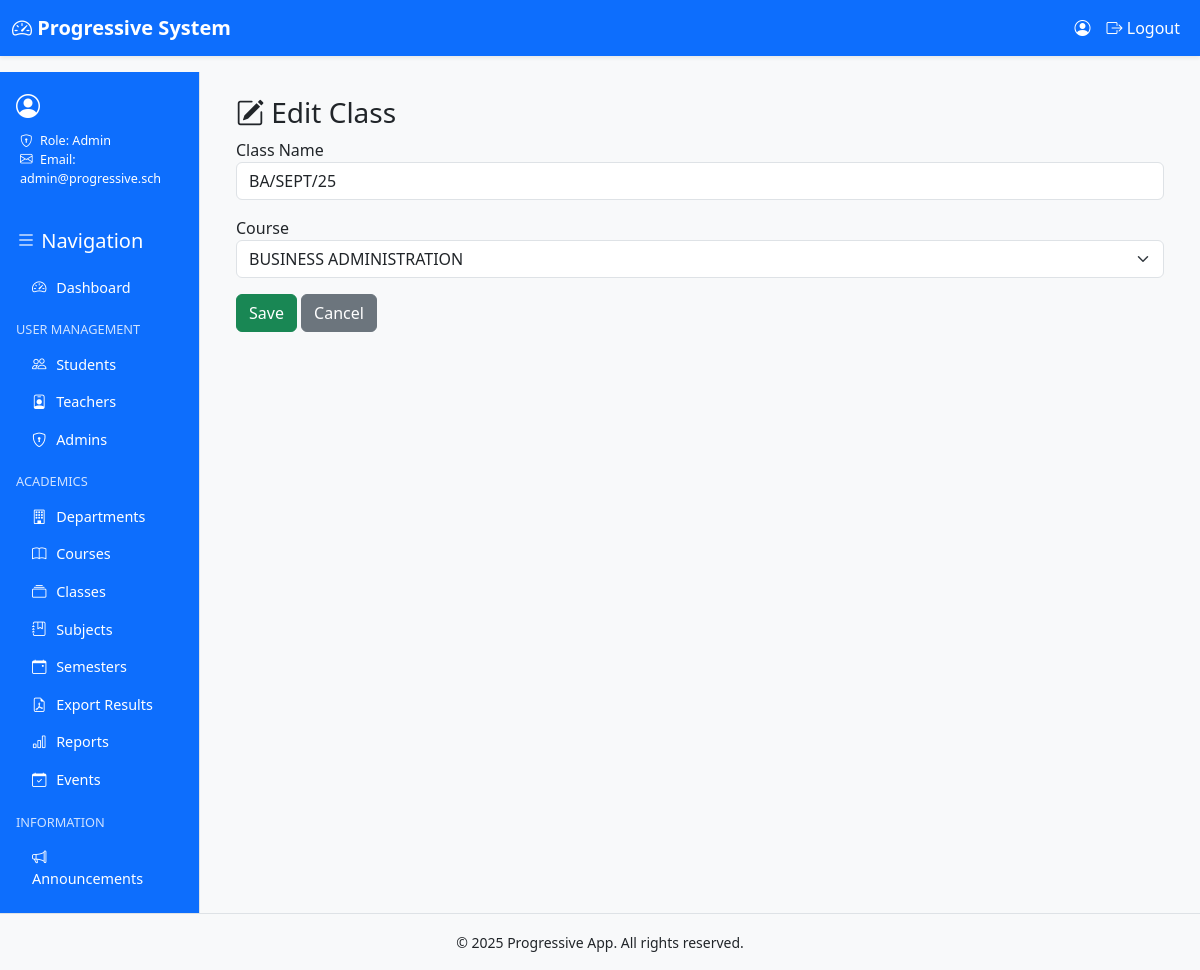
Page /classes/1/edit/ (signed in) on the committed database.
### progressive_app/models.py (models this page shows, shortened)
class User(AbstractUser):
    ROLE_CHOICES = [
        ("admin", "Admin"),
        ("teacher", "Teacher"),
        ("student", "Student"),
    ]
    role = models.CharField(max_length=20, choices=ROLE_CHOICES)
    admission_number = models.CharField(max_length=20, blank=True, null=True, unique=True)
    department = models.ForeignKey("Department", on_delete=models.SET_NULL, null=True, blank=True)
    course = models.ForeignKey("Course", on_delete=models.SET_NULL, null=True, blank=True)
    school_class = models.ForeignKey("SchoolClass", on_delete=models.SET_NULL, null=True, blank=True)
    semester = models.ForeignKey("Semester", on_delete=models.SET_NULL, null=True, blank=True)

class SchoolClass(models.Model):
    name = models.CharField(max_length=100)
    course = models.ForeignKey(Course, on_delete=models.CASCADE, related_name="classes")

class Course(models.Model):
    name = models.CharField(max_length=100)
    department = models.ForeignKey(Department, on_delete=models.CASCADE, related_name="courses")

### progressive_app/views.py (the view, shortened to what this page needs)
# urls.py: path("classes/<int:pk>/edit/", views.class_edit, name="class_edit"),
@login_required
def class_edit(request, pk):
    if not require_role(request.user, ["admin"]):
        return forbid_or_redirect_login(request)
    school_class = get_object_or_404(SchoolClass, pk=pk)
    return render(request, "admin/class_form.html", {
        "form_title": "Edit Class",
        "school_class": school_class,
        "courses": Course.objects.order_by("name"),
    })

### progressive_app/views.py (called while the page is built)
def require_role(user, allowed_roles):
    return user.is_authenticated and user.role in allowed_roles

### progressive_app/templates/admin/class_form.html (shortened to what this page needs)
{% extends 'base.html' %}
{% block content %}
<div class="container">
  <h3><i class="bi bi-pencil-square"></i> {{ form_title }}</h3>
  <form method="post">{% csrf_token %}
    <div class="mb-3">
      <label>Class Name</label>
      <input type="text" name="name" value="{{ school_class.name }}" class="form-control">
    </div>
    <div class="mb-3">
      <label>Course</label>
      <select name="course" class="form-select">
        {% for c in courses %}
        <option value="{{ c.id }}" {% if school_class.course and school_class.course.id == c.id %}selected{% endif %}>{{ c.name }}</option>
        {% endfor %}
      </select>
    </div>
    <button class="btn btn-success">Save</button>
    <a href="{% url 'progressive_app:classes_list' %}" class="btn btn-secondary">Cancel</a>
  </form>
</div>
{% endblock %}

### progressive_app/templates/base.html (shortened to what this page needs)
{% load static %}
<!doctype html>
<html lang="en">
  <head>
    <link href="https://cdn.jsdelivr.net/npm/bootstrap@5.3.2/dist/css/bootstrap.min.css" rel="stylesheet">
    <link href="https://cdn.jsdelivr.net/npm/bootstrap-icons@1.11.1/font/bootstrap-icons.css" rel="stylesheet">
    <link rel="stylesheet" href="{% static 'css/theme.css' %}">
  </head>
<body class="d-flex flex-column min-vh-100">
    <nav class="navbar navbar-expand-lg shadow-sm bg-light">
      <div class="container-fluid">
        <a class="navbar-brand" href="{% url 'progressive_app:dashboard' %}">
          <i class="bi bi-speedometer2"></i> Progressive System
        </a>
        <div class="collapse navbar-collapse" id="navbarNav">
          <ul class="navbar-nav ms-auto">
            {% if user.is_authenticated %}
              <li class="nav-item">
                <span class="nav-link">
                  <i class="bi bi-person-circle"></i> {{ user.first_name }} {{ user.last_name }}
                </span>
              </li>
              <li class="nav-item">
                <a class="nav-link text-warning" href="{% url 'progressive_app:logout' %}">
                  <i class="bi bi-box-arrow-right"></i> Logout
                </a>
              </li>
            {% else %}
              <li class="nav-item">
                <a class="nav-link" href="{% url 'progressive_app:login' %}">
                  <i class="bi bi-box-arrow-in-right"></i> Login
                </a>
              </li>
            {% endif %}
          </ul>
        </div>
      </div>
    </nav>
   <div class="container-fluid flex-grow-1">
      <div class="row min-vh-100">
        <div class="col-md-3 col-lg-2 sidebar bg-primary text-white p-3 d-flex flex-column">
          <div class="profile-box mb-4">
            <div class="d-flex align-items-center mb-2">
              <i class="bi bi-person-circle fs-4 me-2"></i>
            </div>
            <ul class="list-unstyled small ms-1">
              {% if user.role == 'student' %}
                <li><i class="bi bi-card-list me-1"></i> Admission: {{ user.admission_number }}</li>
                <li><i class="bi bi-collection me-1"></i> Class: {{ user.school_class.name }}</li>
                <li><i class="bi bi-building me-1"></i> Department: {{ user.department.name }}</li>
                <li><i class="bi bi-journal-bookmark me-1"></i> Course: {{ user.course.name }}</li>
              {% elif user.role == 'teacher' %}
                <li><i class="bi bi-building me-1"></i> Department: {{ user.department.name }}</li>
                <li><i class="bi bi-envelope me-1"></i> Email: {{ user.email }}</li>
              {% elif user.role == 'admin' %}
                <li><i class="bi bi-shield-lock me-1"></i> Role: Admin</li>
                <li><i class="bi bi-envelope me-1"></i> Email: {{ user.email }}</li>
              {% endif %}
            </ul>
          </div>
          <h5 class="mb-3"><i class="bi bi-list"></i> Navigation</h5>
          <div class="list-group list-group-flush flex-grow-1">
            <a href="{% url 'progressive_app:dashboard' %}" class="list-group-item list-group-item-action bg-primary text-white">
              <i class="bi bi-speedometer2"></i> Dashboard
            </a>
            {% if user.role == 'admin' %}
              <h6 class="mt-3 mb-2">User Management</h6>
              <a href="{% url 'progressive_app:students_list' %}" class="list-group-item bg-primary text-white"><i class="bi bi-people"></i> Students</a>
              <a href="{% url 'progressive_app:teachers_list' %}" class="list-group-item bg-primary text-white"><i class="bi bi-person-badge"></i> Teachers</a>
              <a href="{% url 'progressive_app:admins_list' %}" class="list-group-item bg-primary text-white"><i class="bi bi-shield-lock"></i> Admins</a>
              <h6 class="mt-3 mb-2">Academics</h6>
              <a href="{% url 'progressive_app:departments_list' %}" class="list-group-item bg-primary text-white"><i class="bi bi-building"></i> Departments</a>
              <a href="{% url 'progressive_app:courses_list' %}" class="list-group-item bg-primary text-white"><i class="bi bi-book"></i> Courses</a>
              <a href="{% url 'progressive_app:classes_list' %}" class="list-group-item bg-primary text-white"><i class="bi bi-collection"></i> Classes</a>
              <a href="{% url 'progressive_app:subjects_list' %}" class="list-group-item bg-primary text-white"><i class="bi bi-journal-bookmark"></i> Subjects</a>
              <a href="{% url 'progressive_app:semesters_list' %}" class="list-group-item bg-primary text-white"><i class="bi bi-calendar-event"></i> Semesters</a>
              <a href="{% url 'progressive_app:admin_results_pdf' %}" class="list-group-item bg-primary text-white"><i class="bi bi-file-earmark-pdf"></i> Export Results</a>
              <a href="{% url 'progressive_app:reports' %}" class="list-group-item bg-primary text-white"><i class="bi bi-bar-chart"></i> Reports</a>
              <a href="{% url 'progressive_app:events_list' %}" class="list-group-item bg-primary text-white"><i class="bi bi-calendar-check"></i> Events</a>
            {% endif %}
            <h6 class="mt-3 mb-2">Information</h6>
            <a href="{% url 'progressive_app:announcements_list' %}" class="list-group-item bg-primary text-white"><i class="bi bi-megaphone"></i> Announcements</a>
          </div>
        </div>
        <main class="col-md-9 col-lg-10 p-4">
          {% block content %}{% endblock %}
        </main>
      </div>
    </div>
    <footer class="bg-light text-center py-3 border-top mt-auto">
      <small>&copy; {% now "Y" %} Progressive App. All rights reserved.</small>
    </footer>
  </body>
</html>

### static/css/theme.css (style rules this page uses)
:root { --prog-blue: #0d6efd; }
a { text-decoration: none; }
body { font-family: "Segoe UI", Roboto, Helvetica, Arial, sans-serif; background-color: #f8f9fa; }
.navbar { background-color: #0d6efd !important; }
.navbar-brand { font-weight: bold; color: #fff !important; }
.navbar .nav-link { color: #fff !important; }
.sidebar { min-height: 100vh; border-right: 1px solid #dee2e6; background-color: #0d6efd; }
.sidebar h5, .sidebar h6 { color: #fff; }
.list-group-item { background-color: #0d6efd; color: #fff; border: none; }
.list-group-item i { margin-right: 6px; }
.btn-secondary { background-color: #6c757d; border-color: #6c757d; }
.sidebar { font-size: 0.9rem; }
.sidebar .list-group-item { background-color: #0d6efd; color: #fff; border: none; }
.sidebar h6 { font-size: 0.8rem; text-transform: uppercase; margin-top: 1rem; margin-bottom: 0.5rem; color: #cfe2ff; }

### rows in the picture
User: email "admin@progressive.sch"
SchoolClass: name "BA/SEPT/25", course "BUSINESS ADMINISTRATION"
